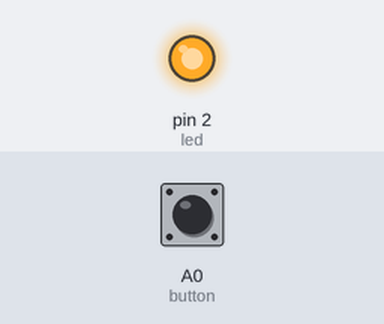
This sketch was run on a simulated Arduino Uno, built with avr-gcc and run on an emulated ATmega328P. On the bench: output pins drawn as LEDs (lit = HIGH). The test bench sets the inputs (shaded band); at power-on: A0 (button) LOW.

Above: at 1.2 s.
1.3 s: A0 (button) pulled HIGH for 0.15 s
At 2.1 s:
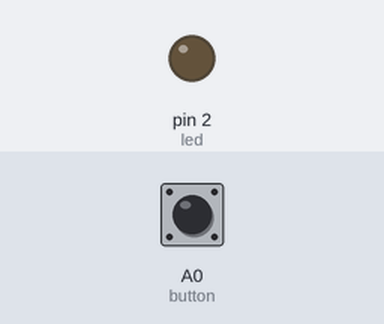
2.9 s: A0 (button) pulled HIGH for 1 s
At 3.3 s:
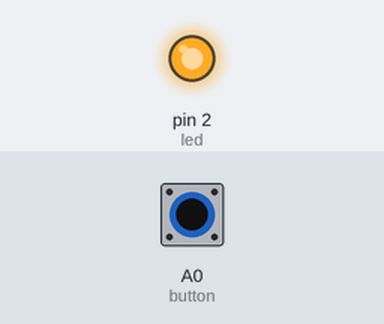
5.4 s: A0 (button) pulled HIGH for 3.2 s
At 6.4 s:
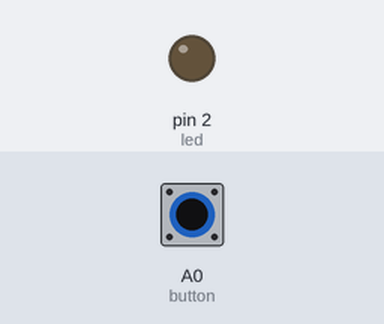
Timing chart, 0 to 8.4 s (numbered marks = the images above; inputs shaded):
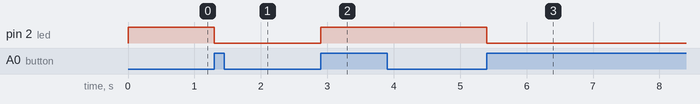

The sketch:

switch_toggele.ino
```cpp
int led=2;
int button=A0;
int ledState=HIGH;
int buttoncurrent;
int buttonPrevious=LOW;
void setup()
{
  pinMode(led,OUTPUT);
  pinMode(button,INPUT);
}
void loop()
{
 buttoncurrent=digitalRead(button);
   if(buttoncurrent==HIGH && buttonPrevious==LOW)
   {
    if(ledState==HIGH)
    {
    ledState=LOW;
   }
   else
   {
    ledState=HIGH;
   }
   }
   digitalWrite(led,ledState);
   buttonPrevious=buttoncurrent;
}
```

Measured:
- after the input at 1.3 s, pin 2 (led): HIGH → LOW at once
- after the input at 2.9 s, pin 2 (led): LOW → HIGH at once
- after the input at 5.4 s, pin 2 (led): HIGH → LOW at once
